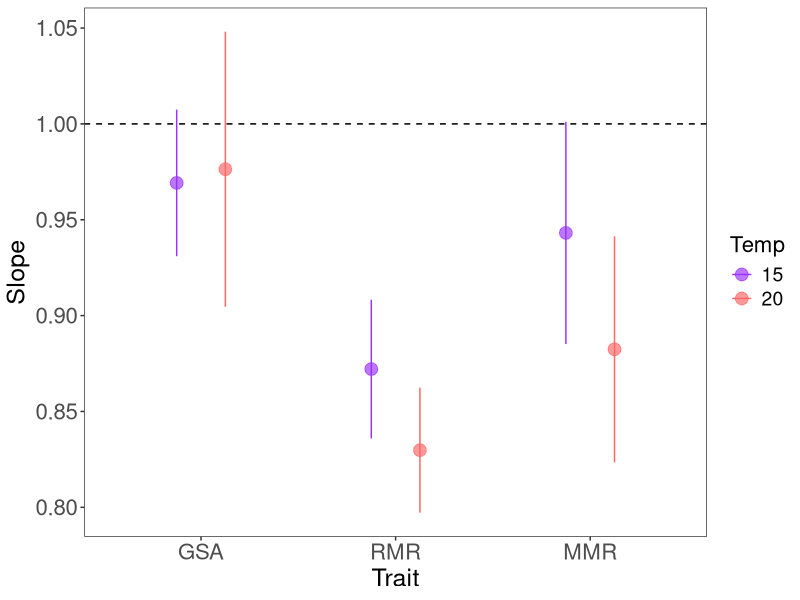
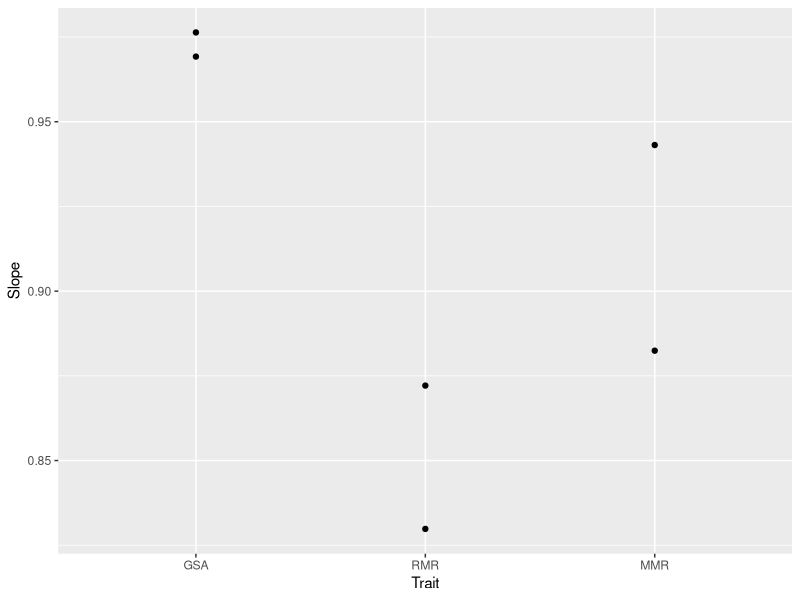
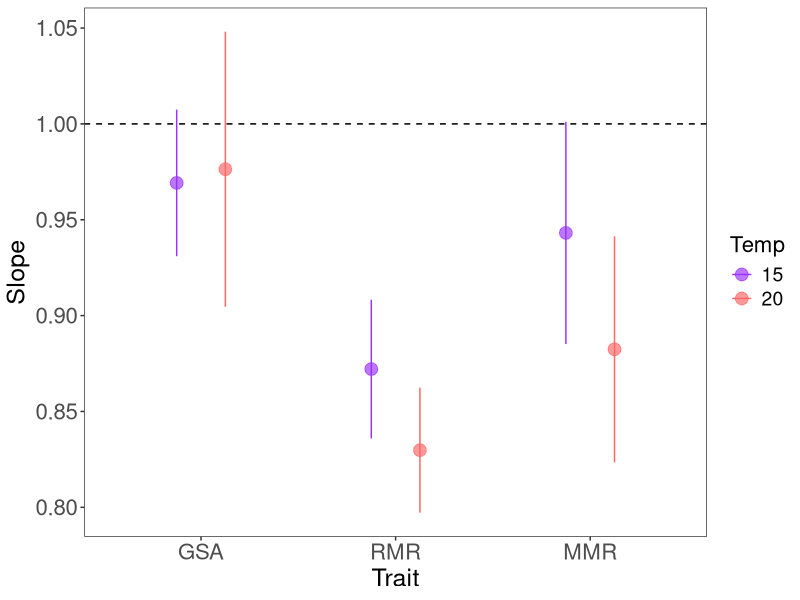

Recreate these plots in R, in order.
#figure 3 parameter plot
library(here)
library(tidyverse)
library(ggplot2)
params<-read.csv(here("data/parameter_all_traits.csv"), stringsAsFactors = T, header = T)
A_col <- "#9933FF"
B_col <- "#FF6666"
dodge <- position_dodge(width=0.5)

data.slopes<-params %>%
  mutate (Temp = factor(Temp)) %>%
  mutate (Trait = factor(Trait, levels = c("GSA", "RMR", "MMR") ))
dodge <- position_dodge(width=0.5)

fig3<-ggplot(data.slopes,aes(x=Trait, y = Slope, color = Temp))+
  geom_point(size = 4, alpha = 2/3,position = dodge)+
  geom_errorbar(aes(ymax=Slope_UCI, ymin = Slope_LCI), position = dodge, width = 0)+
  theme_bw()+theme(legend.title=element_text(size=16),legend.text=element_text(size=14),
                         axis.text.y=element_text(size=16),axis.title.y=element_text(size=18, vjust=1.2),
                         axis.text.x=element_text(size=16),axis.title.x=element_text(size=18),
                         panel.grid.major = element_blank(), panel.grid.minor = element_blank())+
  scale_fill_manual(values  = c(A_col, B_col))+
  scale_color_manual(values = c(A_col, B_col))+
  geom_hline(yintercept = 1, linetype = "dashed")
fig3
ppi=300
png("figures/fig3 params.png", width=8*ppi, height=6*ppi, res=ppi)
fig3
dev.off()

ggplot(data.slopes,aes(x=Trait, y = Slope))+geom_point()
